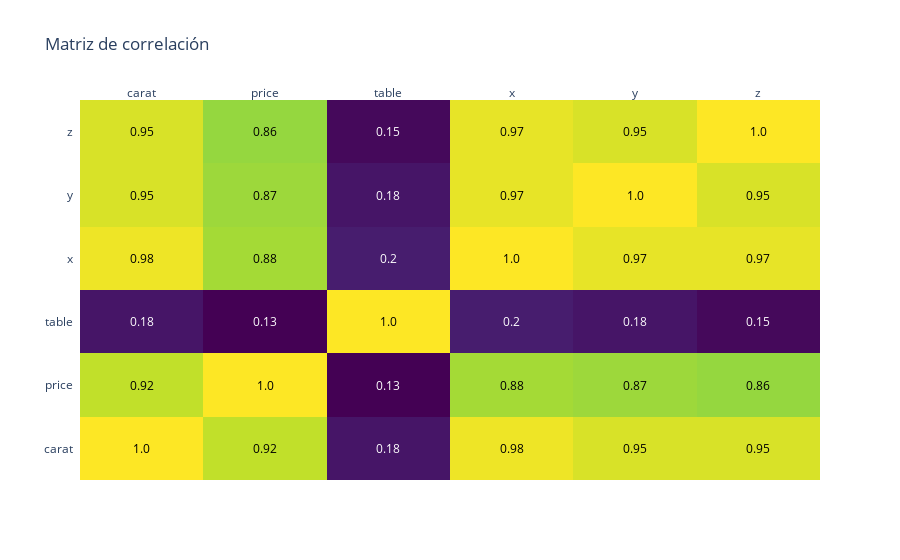

The notebook cell saved with this chart:
### Markdown cell above
### Correlaciones entre variables numéricoas

### Code cell
# TODO: Crear Matriz de Correlación con plotly (sólo la primera vez)
import plotly.figure_factory as ff

corr_matrix=df[numericas].corr().round(2)

fig = ff.create_annotated_heatmap(
    z=corr_matrix.values,
    x=corr_matrix.columns.tolist(),
    y=corr_matrix.index.tolist(),
    colorscale="Viridis"

)
fig.update_layout(title="Matriz de correlación")
fig.show()

### Figure 1 — Plotly figure (JSON) as saved in the notebook; plotly's stock layout.template omitted (floating-point values rounded to 4 significant figures)
{"data": [{"colorscale": [[0, "#440154"], [0.1111, "#482878"], [0.2222, "#3e4989"], [0.3333, "#31688e"], [0.4444, "#26828e"], [0.5556, "#1f9e89"], [0.6667, "#35b779"], [0.7778, "#6ece58"], [0.8889, "#b5de2b"], [1, "#fde725"]], "reversescale": false, "showscale": false, "type": "heatmap", "x": ["carat", "price", "table", "x", "y", "z"], "y": ["carat", "price", "table", "x", "y", "z"], "z": [[1.0, 0.92, 0.18, 0.98, 0.95, 0.95], [0.92, 1.0, 0.13, 0.88, 0.87, 0.86], [0.18, 0.13, 1.0, 0.2, 0.18, 0.15], [0.98, 0.88, 0.2, 1.0, 0.97, 0.97], [0.95, 0.87, 0.18, 0.97, 1.0, 0.95], [0.95, 0.86, 0.15, 0.97, 0.95, 1.0]]}], "layout": {"annotations": [{"font": {"color": "#000000"}, "showarrow": false, "text": "1.0", "x": "carat", "xref": "x", "y": "carat", "yref": "y"}, {"font": {"color": "#000000"}, "showarrow": false, "text": "0.92", "x": "price", "xref": "x", "y": "carat", "yref": "y"}, {"font": {"color": "#FFFFFF"}, "showarrow": false, "text": "0.18", "x": "table", "xref": "x", "y": "carat", "yref": "y"}, {"font": {"color": "#000000"}, "showarrow": false, "text": "0.98", "x": "x", "xref": "x", "y": "carat", "yref": "y"}, {"font": {"color": "#000000"}, "showarrow": false, "text": "0.95", "x": "y", "xref": "x", "y": "carat", "yref": "y"}, {"font": {"color": "#000000"}, "showarrow": false, "text": "0.95", "x": "z", "xref": "x", "y": "carat", "yref": "y"}, {"font": {"color": "#000000"}, "showarrow": false, "text": "0.92", "x": "carat", "xref": "x", "y": "price", "yref": "y"}, {"font": {"color": "#000000"}, "showarrow": false, "text": "1.0", "x": "price", "xref": "x", "y": "price", "yref": "y"}, {"font": {"color": "#FFFFFF"}, "showarrow": false, "text": "0.13", "x": "table", "xref": "x", "y": "price", "yref": "y"}, {"font": {"color": "#000000"}, "showarrow": false, "text": "0.88", "x": "x", "xref": "x", "y": "price", "yref": "y"}, {"font": {"color": "#000000"}, "showarrow": false, "text": "0.87", "x": "y", "xref": "x", "y": "price", "yref": "y"}, {"font": {"color": "#000000"}, "showarrow": false, "text": "0.86", "x": "z", "xref": "x", "y": "price", "yref": "y"}, {"font": {"color": "#FFFFFF"}, "showarrow": false, "text": "0.18", "x": "carat", "xref": "x", "y": "table", "yref": "y"}, {"font": {"color": "#FFFFFF"}, "showarrow": false, "text": "0.13", "x": "price", "xref": "x", "y": "table", "yref": "y"}, {"font": {"color": "#000000"}, "showarrow": false, "text": "1.0", "x": "table", "xref": "x", "y": "table", "yref": "y"}, {"font": {"color": "#FFFFFF"}, "showarrow": false, "text": "0.2", "x": "x", "xref": "x", "y": "table", "yref": "y"}, {"font": {"color": "#FFFFFF"}, "showarrow": false, "text": "0.18", "x": "y", "xref": "x", "y": "table", "yref": "y"}, {"font": {"color": "#FFFFFF"}, "showarrow": false, "text": "0.15", "x": "z", "xref": "x", "y": "table", "yref": "y"}, {"font": {"color": "#000000"}, "showarrow": false, "text": "0.98", "x": "carat", "xref": "x", "y": "x", "yref": "y"}, {"font": {"color": "#000000"}, "showarrow": false, "text": "0.88", "x": "price", "xref": "x", "y": "x", "yref": "y"}, {"font": {"color": "#FFFFFF"}, "showarrow": false, "text": "0.2", "x": "table", "xref": "x", "y": "x", "yref": "y"}, {"font": {"color": "#000000"}, "showarrow": false, "text": "1.0", "x": "x", "xref": "x", "y": "x", "yref": "y"}, {"font": {"color": "#000000"}, "showarrow": false, "text": "0.97", "x": "y", "xref": "x", "y": "x", "yref": "y"}, {"font": {"color": "#000000"}, "showarrow": false, "text": "0.97", "x": "z", "xref": "x", "y": "x", "yref": "y"}, {"font": {"color": "#000000"}, "showarrow": false, "text": "0.95", "x": "carat", "xref": "x", "y": "y", "yref": "y"}, {"font": {"color": "#000000"}, "showarrow": false, "text": "0.87", "x": "price", "xref": "x", "y": "y", "yref": "y"}, {"font": {"color": "#FFFFFF"}, "showarrow": false, "text": "0.18", "x": "table", "xref": "x", "y": "y", "yref": "y"}, {"font": {"color": "#000000"}, "showarrow": false, "text": "0.97", "x": "x", "xref": "x", "y": "y", "yref": "y"}, {"font": {"color": "#000000"}, "showarrow": false, "text": "1.0", "x": "y", "xref": "x", "y": "y", "yref": "y"}, {"font": {"color": "#000000"}, "showarrow": false, "text": "0.95", "x": "z", "xref": "x", "y": "y", "yref": "y"}, {"font": {"color": "#000000"}, "showarrow": false, "text": "0.95", "x": "carat", "xref": "x", "y": "z", "yref": "y"}, {"font": {"color": "#000000"}, "showarrow": false, "text": "0.86", "x": "price", "xref": "x", "y": "z", "yref": "y"}, {"font": {"color": "#FFFFFF"}, "showarrow": false, "text": "0.15", "x": "table", "xref": "x", "y": "z", "yref": "y"}, {"font": {"color": "#000000"}, "showarrow": false, "text": "0.97", "x": "x", "xref": "x", "y": "z", "yref": "y"}, {"font": {"color": "#000000"}, "showarrow": false, "text": "0.95", "x": "y", "xref": "x", "y": "z", "yref": "y"}, {"font": {"color": "#000000"}, "showarrow": false, "text": "1.0", "x": "z", "xref": "x", "y": "z", "yref": "y"}], "title": {"text": "Matriz de correlación"}, "xaxis": {"dtick": 1, "gridcolor": "rgb(0, 0, 0)", "side": "top", "ticks": ""}, "yaxis": {"dtick": 1, "ticks": "", "ticksuffix": "  "}}}
